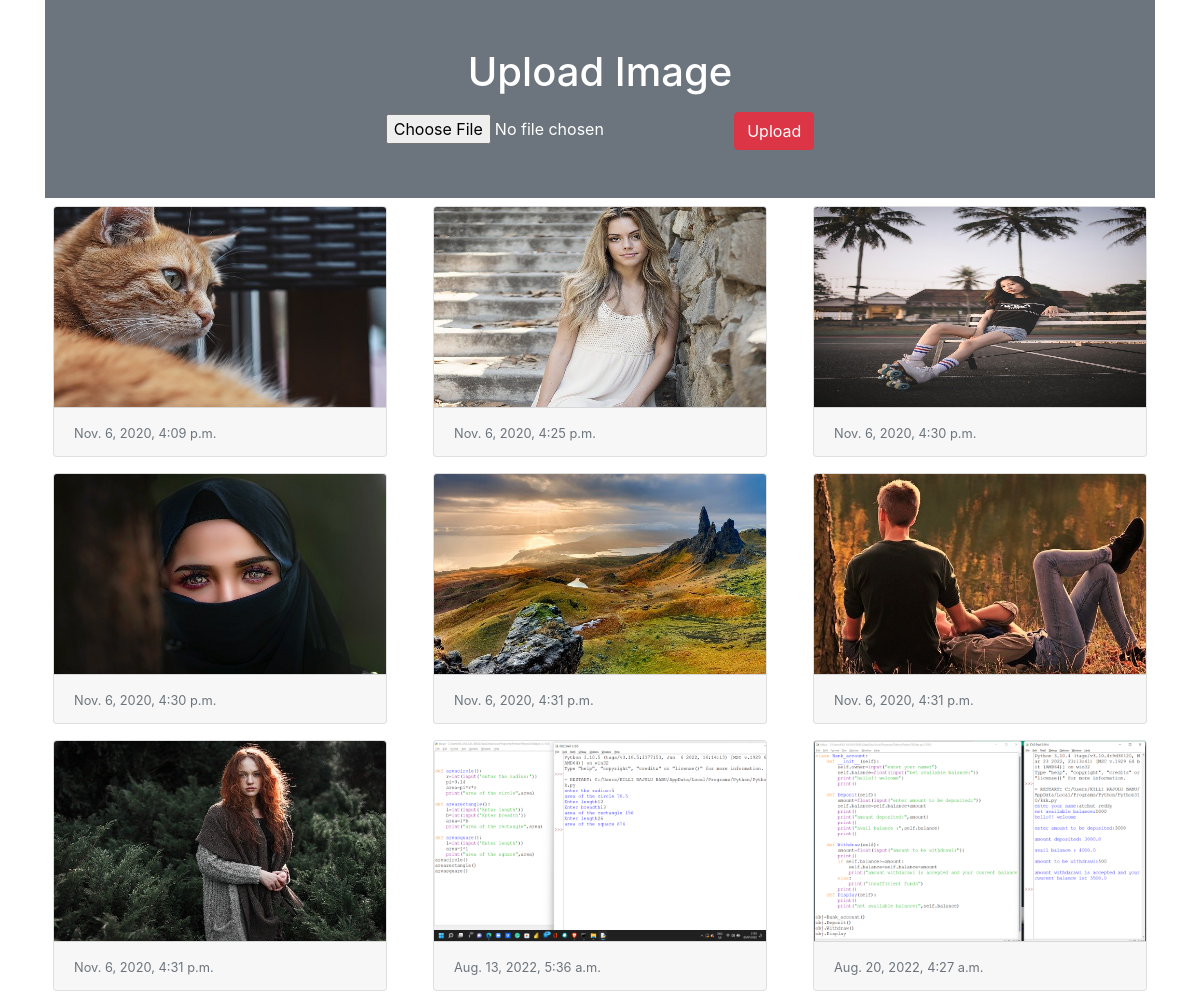
The page / on the database its author committed.
### myapp/models.py (models this page shows)
class Image(models.Model):
 photo = models.ImageField(upload_to="myimage")
 date = models.DateTimeField(auto_now_add=True)

### myapp/views.py (the view)
# urls.py: path('', views.home)
def home(request):
 if request.method == "POST":
  form = ImageForm(request.POST, request.FILES)
  if form.is_valid():
   form.save()
 form = ImageForm()
 img = Image.objects.all()
 return render(request, 'myapp/home.html', {'img':img, 'form':form})

### myapp/forms.py
class ImageForm(forms.ModelForm):
 class Meta:
  model = Image
  fields = '__all__'
  labels = {'photo':''}

### myapp/templates/myapp/home.html (shortened to what this page needs)
<!doctype html>
<html lang="en">
  <head>
    <link rel="stylesheet" href="https://cdn.jsdelivr.net/npm/bootstrap@4.5.3/dist/css/bootstrap.min.css">
  </head>
  <body>
   <div class="container">
    <div class="py-5 text-center bg-secondary text-white">
     <h1 class="mb-3">Upload Image</h1>
     <form action="" method="post" enctype="multipart/form-data">
      {{form}}
      <input type="submit" class="btn btn-danger" value="Upload">
     </form>
    </div>
    <div class="row">
     {% for x in img %}
      <div class="col-sm-4">
       <div class="card m-2">
        <img src="{{x.photo.url}}" alt="" class="card-img-top" height="200px">
        <div class="card-footer">
         <small class="text-muted">{{x.date}}</small>
        </div>
       </div>
      </div>
     {% endfor %}
    </div>
   </div>
  </body>
</html>

### rows shown on the page
Image: photo (picture), date "Nov. 6, 2020, 4:09 p.m."
Image: photo (picture), date "Nov. 6, 2020, 4:25 p.m."
Image: photo (picture), date "Nov. 6, 2020, 4:30 p.m."
Image: photo (picture), date "Nov. 6, 2020, 4:30 p.m."
Image: photo (picture), date "Nov. 6, 2020, 4:31 p.m."
Image: photo (picture), date "Nov. 6, 2020, 4:31 p.m."
Image: photo (picture), date "Nov. 6, 2020, 4:31 p.m."
Image: photo (picture), date "Aug. 13, 2022, 5:36 a.m."
Image: photo (picture), date "Aug. 20, 2022, 4:27 a.m."
